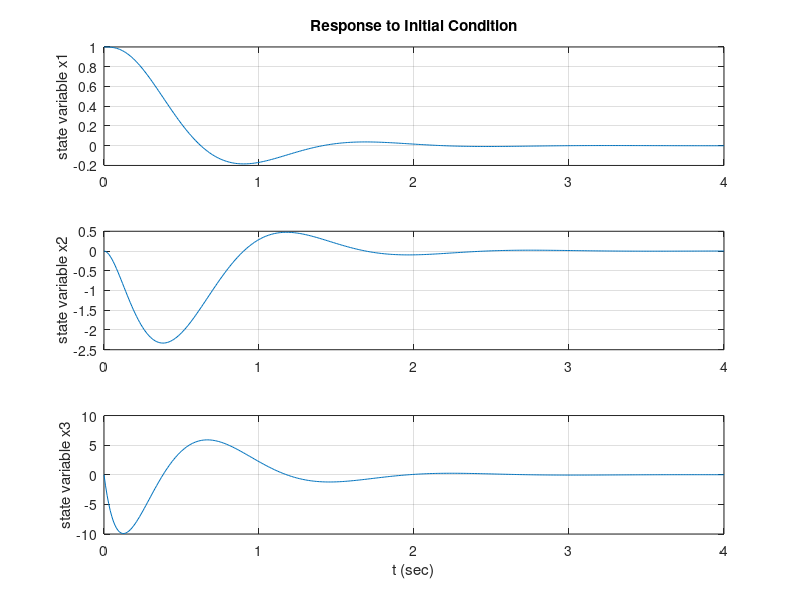

MATLAB code to generate this figure:
%Pole-Placement using mmatlab functions acker and place

%Using acker
A = [0 1 0;0 0 1;-1 -5 -6];
B = [0;0;1];
J = [-2+j*4; -2-j*4; -10];
K = acker(A,B,J);
disp(K);

%Using place
A = [0 1 0;0 0 1;-1 -5 -6];
B = [0;0;1];
J = [-2+j*4; -2-j*4; -10];
K = place(A,B,J);
disp(K);

%Plot response of system

% Response to initial condition:
A = [0 1 0;0 0 1;-1 -5 -6];
B = [0;0;1];
K = [199 55 8];
sys = ss(A-B*K, eye(3), eye(3), eye(3));
t = 0:0.01:4;
x = initial(sys,[1;0;0],t);
x1 = [1 0 0]*x';
x2 = [0 1 0]*x';
x3 = [0 0 1]*x';
subplot(3,1,1); 
plot(t,x1)
grid

title('Response to Initial Condition')
ylabel('state variable x1')
subplot(3,1,2); 
plot(t,x2)
grid

ylabel('state variable x2')
subplot(3,1,3); 
plot(t,x3)
grid
xlabel('t (sec)')
ylabel('state variable x3')
